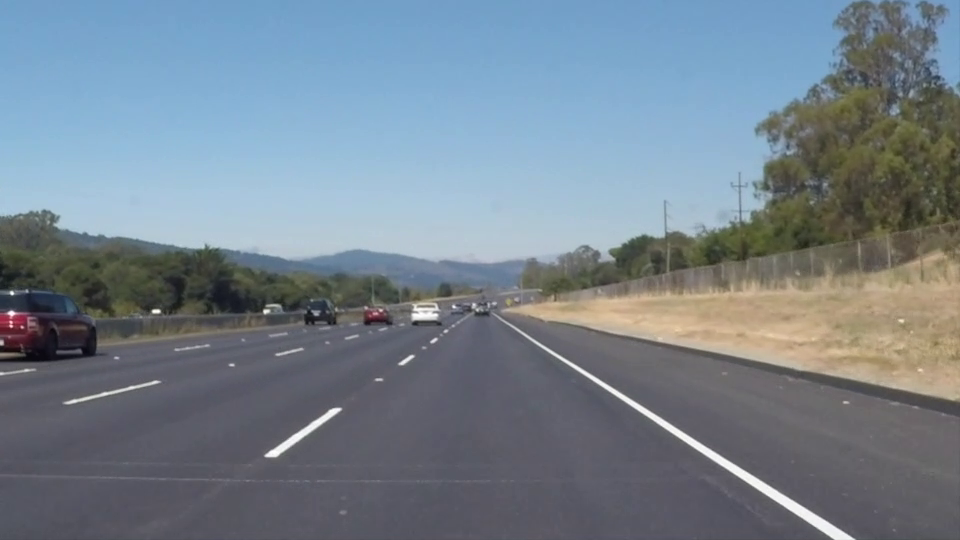
#> input picture frame 22 of solidWhiteRight.mp4, 960 x 540 px
$ jupyter execute Deteccion_Lineas_Carril.ipynb   (shell and % lines are left out)
#> lines starting #> are read from the running program, lines starting #| are printed output that depends on the picture; after the words box and inside, x2 and y2 are one past the last pixel; in counts of white or black regions, pixels touching at a corner belong together
# Detección de Líneas de Carril
## Proyecto Individual - Fundamentos de la Visión por Computador
## Dataset: Udacity Self-Driving Car Nanodegree

**Universidad de Deusto - Facultad de Ingeniería**

---

### Dataset Utilizado

Este proyecto utiliza los videos del dataset público **Udacity Self-Driving Car Nanodegree - Lane Lines Detection**:
- Repositorio: https://github.com/udacity/CarND-LaneLines-P1
- Videos: `solidWhiteRight.mp4`, `solidYellowLeft.mp4`
- Resolución: 960x540 píxeles
- Framerate: 25 FPS

### Técnicas Utilizadas

- Conversión a escala de grises
- Filtrado Gaussiano (reducción de ruido)
- Detección de bordes (algoritmo de Canny)
- Región de interés (ROI)
- Transformada de Hough para detección de líneas
- Suavizado temporal

---

## 1. Importación de Librerías y Configuración

[cell 1]
import cv2
import numpy as np
import matplotlib.pyplot as plt
from collections import deque
import time
import os

# Configuración de visualización
plt.rcParams['figure.figsize'] = (14, 8)
plt.rcParams['font.size'] = 10

print(f"OpenCV version: {cv2.__version__}")
print(f"NumPy version: {np.__version__}")

## 2. Verificar Dataset de Udacity

Antes de continuar, asegúrate de haber descargado los videos del dataset de Udacity.

[cell 2]
# Videos del dataset Udacity Self-Driving Car
UDACITY_VIDEOS = {
    'solidWhiteRight.mp4': 'https://github.com/udacity/CarND-LaneLines-P1/raw/master/test_videos/solidWhiteRight.mp4',
    'solidYellowLeft.mp4': 'https://github.com/udacity/CarND-LaneLines-P1/raw/master/test_videos/solidYellowLeft.mp4'
}

# Verificar qué videos están disponibles
available_videos = []
for video_name in UDACITY_VIDEOS.keys():
    if os.path.exists(video_name):
        available_videos.append(video_name)
        print(f"✓ Encontrado: {video_name}")
    else:
        print(f"✗ No encontrado: {video_name}")

if not available_videos:
    print("\n" + "="*70)
    print("⚠️  DESCARGA LOS VIDEOS DE UDACITY")
    print("="*70)
    print("\nDescarga al menos uno de estos videos y colócalo en esta carpeta:\n")
    for name, url in UDACITY_VIDEOS.items():
        print(f"  {name}:")
        print(f"  {url}\n")
else:
    VIDEO_PATH = available_videos[0]
    print(f"\n✓ Usando video: {VIDEO_PATH}")

## 3. Clase Principal: LaneDetector

[cell 3]
class LaneDetector:
    """
    Detector de líneas de carril usando técnicas clásicas de visión por computador.

    Pipeline:
    1. Conversión a escala de grises
    2. Suavizado Gaussiano
    3. Detección de bordes (Canny)
    4. Región de Interés (ROI)
    5. Transformada de Hough
    6. Separación izquierda/derecha por pendiente
    7. Regresión lineal
    8. Suavizado temporal
    """

    def __init__(self, buffer_size=10):
        # Buffers para suavizado temporal
        self.left_lines_buffer = deque(maxlen=buffer_size)
        self.right_lines_buffer = deque(maxlen=buffer_size)

        # Parámetros del detector de Canny
        self.canny_low = 50
        self.canny_high = 150

        # Parámetros de la transformada de Hough
        self.hough_rho = 2
        self.hough_theta = np.pi/180
        self.hough_threshold = 50
        self.hough_min_line_length = 40
        self.hough_max_line_gap = 100

    def process_frame(self, frame):
        """Procesa un frame completo del video."""
        height, width = frame.shape[:2]

        # 1. Escala de grises
        gray = cv2.cvtColor(frame, cv2.COLOR_BGR2GRAY)

        # 2. Suavizado Gaussiano
        blurred = cv2.GaussianBlur(gray, (5, 5), 0)

        # 3. Detección de bordes Canny
        edges = cv2.Canny(blurred, self.canny_low, self.canny_high)

        # 4. Región de interés (trapecio) - Ajustado para videos Udacity
        mask = np.zeros_like(edges)
        vertices = np.array([[
            (int(width * 0.05), height),
            (int(width * 0.45), int(height * 0.6)),
            (int(width * 0.55), int(height * 0.6)),
            (int(width * 0.95), height)
        ]], dtype=np.int32)
        cv2.fillPoly(mask, vertices, 255)
        roi_edges = cv2.bitwise_and(edges, mask)

        # 5. Transformada de Hough
        lines = cv2.HoughLinesP(roi_edges, self.hough_rho, self.hough_theta,
                                self.hough_threshold,
                                minLineLength=self.hough_min_line_length,
                                maxLineGap=self.hough_max_line_gap)

        # 6. Separar líneas izquierda/derecha
        left_lines, right_lines = [], []
        if lines is not None:
            for line in lines:
                x1, y1, x2, y2 = line[0]
                if x2 - x1 == 0:
                    continue
                slope = (y2 - y1) / (x2 - x1)
                if abs(slope) < 0.5:
                    continue
                if slope < 0 and (x1 + x2) / 2 < width / 2:
                    left_lines.append(line[0])
                elif slope > 0 and (x1 + x2) / 2 > width / 2:
                    right_lines.append(line[0])

        # 7. Ajustar líneas por regresión
        left_line = self._fit_line(left_lines, height)
        right_line = self._fit_line(right_lines, height)

        # 8. Suavizado temporal
        left_line = self._average_line(left_line, self.left_lines_buffer)
        right_line = self._average_line(right_line, self.right_lines_buffer)

        # Dibujar resultado
        result = self._draw_lanes(frame.copy(), left_line, right_line)

        return result, edges, roi_edges

    def _fit_line(self, lines, img_height):
        if not lines:
            return None
        points_x, points_y = [], []
        for x1, y1, x2, y2 in lines:
            points_x.extend([x1, x2])
            points_y.extend([y1, y2])
        if len(points_x) < 2:
            return None
        try:
            m, b = np.polyfit(points_x, points_y, 1)
            if m == 0:
                return None
            y_bottom, y_top = img_height, int(img_height * 0.6)
            x_bottom = int((y_bottom - b) / m)
            x_top = int((y_top - b) / m)
            return (x_bottom, y_bottom, x_top, y_top)
        except:
            return None

    def _average_line(self, current_line, buffer):
        if current_line is not None:
            buffer.append(current_line)
        if not buffer:
            return None
        return tuple(np.mean(buffer, axis=0).astype(int))

    def _draw_lanes(self, img, left_line, right_line):
        if left_line:
            cv2.line(img, (left_line[0], left_line[1]), (left_line[2], left_line[3]), (0, 255, 0), 10)
        if right_line:
            cv2.line(img, (right_line[0], right_line[1]), (right_line[2], right_line[3]), (0, 255, 0), 10)
        if left_line and right_line:
            pts = np.array([[left_line[0], left_line[1]], [left_line[2], left_line[3]],
                           [right_line[2], right_line[3]], [right_line[0], right_line[1]]], np.int32)
            overlay = img.copy()
            cv2.fillPoly(overlay, [pts], (0, 255, 0))
            img = cv2.addWeighted(overlay, 0.3, img, 0.7, 0)
        return img

    def reset(self):
        self.left_lines_buffer.clear()
        self.right_lines_buffer.clear()

print("✓ Clase LaneDetector cargada")

## 4. Cargar Video de Udacity y Mostrar Frame de Ejemplo

[cell 4]
# Verificar que tenemos un video
if 'VIDEO_PATH' not in dir() or not os.path.exists(VIDEO_PATH):
    raise FileNotFoundError("⚠️ Descarga primero un video de Udacity (ver celda 2)")

# Cargar información del video
cap = cv2.VideoCapture(VIDEO_PATH)
fps = int(cap.get(cv2.CAP_PROP_FPS))
width = int(cap.get(cv2.CAP_PROP_FRAME_WIDTH))
height = int(cap.get(cv2.CAP_PROP_FRAME_HEIGHT))
total_frames = int(cap.get(cv2.CAP_PROP_FRAME_COUNT))
duration = total_frames / fps

# Leer un frame de ejemplo
ret, sample_frame = cap.read()
#> sample_frame is the input picture: shape (540, 960, 3); mean B, G, R 141.9, 130.7, 117.7
cap.release()

print("="*50)
print("INFORMACIÓN DEL VIDEO - UDACITY DATASET")
print("="*50)
print(f"  Archivo:     {VIDEO_PATH}")
print(f"  Resolución:  {width}x{height}")
print(f"  FPS:         {fps}")
print(f"  Frames:      {total_frames}")
print(f"  Duración:    {duration:.1f} segundos")
print("="*50)

# Mostrar frame de ejemplo
if ret:
    plt.figure(figsize=(12, 6))
    plt.imshow(cv2.cvtColor(sample_frame, cv2.COLOR_BGR2RGB))
    plt.title(f'Frame de ejemplo - {VIDEO_PATH} (Udacity Dataset)')
    plt.axis('off')
    plt.show()

## 5. Visualización del Pipeline Completo

[cell 5]
def visualize_pipeline(frame, video_name, save_path='pipeline_visualization.png'):
    """
    Visualiza cada paso del pipeline de detección.
    """
#> called with video_name = 'solidWhiteRight.mp4', save_path = 'pipeline_visualization.png'
    detector = LaneDetector()
    height, width = frame.shape[:2]

    # Ejecutar cada paso del pipeline
    gray = cv2.cvtColor(frame, cv2.COLOR_BGR2GRAY)
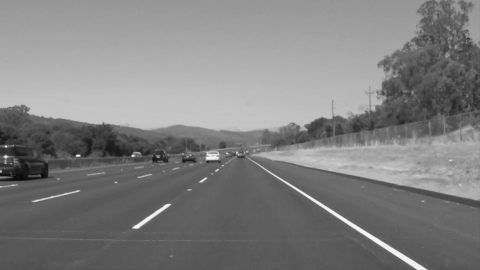
#> gray: shape (540, 960) (shown at 1/2 size); min 6, max 255, mean 128
    blurred = cv2.GaussianBlur(gray, (5, 5), 0)
    edges = cv2.Canny(blurred, 50, 150)
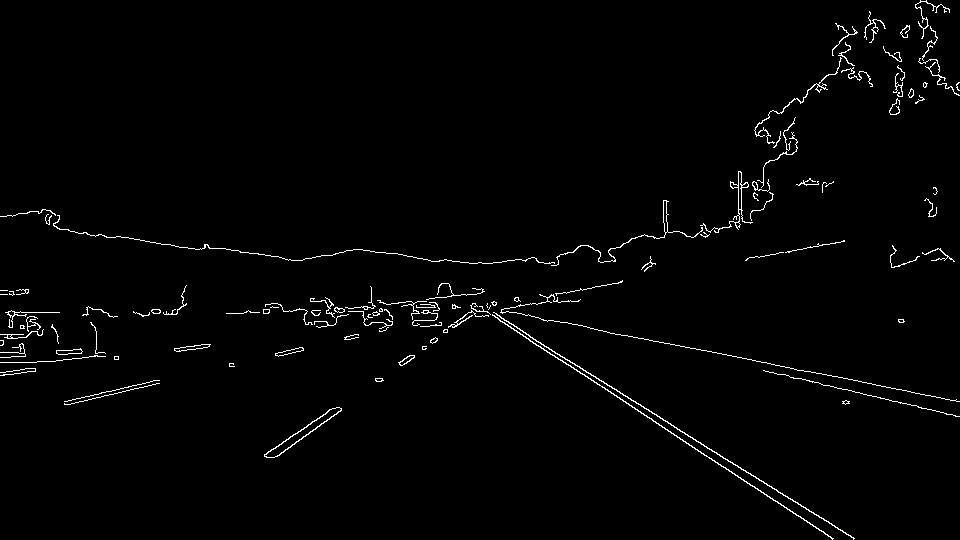
#> edges: shape (540, 960); 1.6% white in thin lines or dots

    # ROI
    mask = np.zeros_like(edges)
    vertices = np.array([[
        (int(width * 0.05), height),
        (int(width * 0.45), int(height * 0.6)),
        (int(width * 0.55), int(height * 0.6)),
        (int(width * 0.95), height)
    ]], dtype=np.int32)
    cv2.fillPoly(mask, vertices, 255)
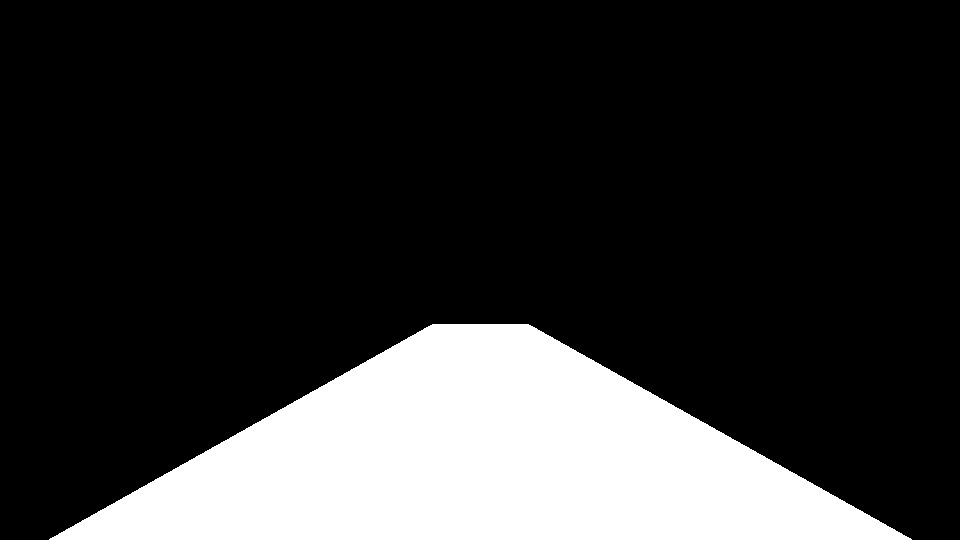
#> mask: shape (540, 960); 20% white; 1 white region, box (x1, y1, x2, y2) and area: (49, 324, 912, 540) 103848
    roi_edges = cv2.bitwise_and(edges, mask)
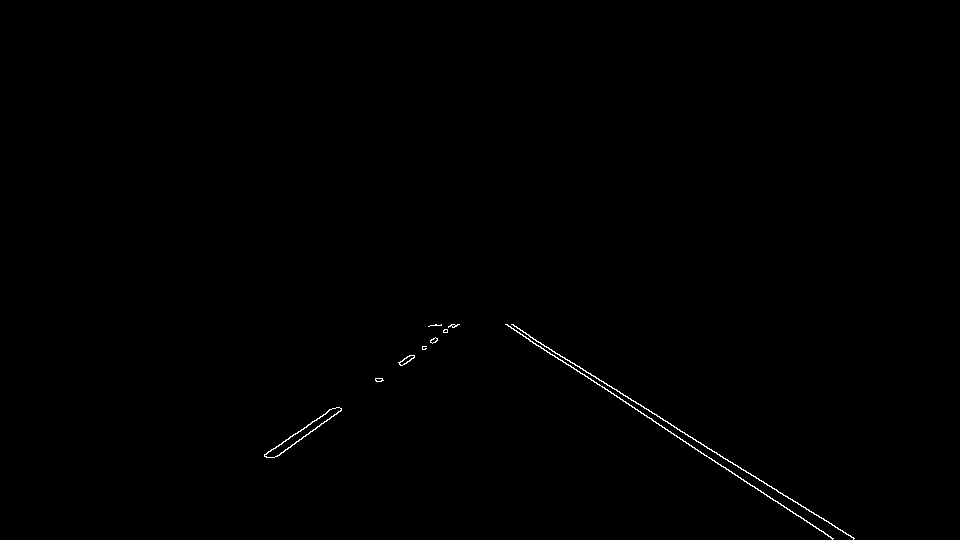
#> roi_edges: shape (540, 960); 0.29% white in thin lines or dots, all inside (x1, y1, x2, y2) = (264, 324, 855, 540)

    # Hough lines
    lines = cv2.HoughLinesP(roi_edges, 2, np.pi/180, 50, minLineLength=40, maxLineGap=100)
#> lines = [[511, 324, 854, 538], [530, 341, 833, 538], [505, 324, 679, 437], [290, 436, 452, 326], [276, 456, 458, 324], [264, 455, 329, 410]]
    hough_img = np.zeros((height, width, 3), dtype=np.uint8)
    if lines is not None:
        for line in lines:
            x1, y1, x2, y2 = line[0]
            cv2.line(hough_img, (x1, y1), (x2, y2), (0, 255, 0), 2)
#> this loop made 6 passes

    # Resultado final
    result, _, _ = detector.process_frame(frame)
#> the loop in process_frame, `for line in lines:` made 6 passes
#> (x1, y1, x2, y2, slope) on passes 1 to 6: (511, 324, 854, 538, 0.624), (530, 341, 833, 538, 0.65), (505, 324, 679, 437, 0.649), (290, 436, 452, 326, -0.679), (276, 456, 458, 324, -0.725), (264, 455, 329, 410, -0.692)
#> after the loop in process_frame, `for line in lines:`: left_lines = [[290, 436, 452, 326], [276, 456, 458, 324], [264, 455, 329, 410]]; right_lines = [[511, 324, 854, 538], [530, 341, 833, 538], [505, 324, 679, 437]]
#> the loop in _fit_line, `for x1, y1, x2, y2 in lines:` made 3 passes
#> after the loop in _fit_line, `for x1, y1, x2, y2 in lines:`: points_x = [290, 452, 276, 458, 264, 329]; points_y = [436, 326, 456, 324, 455, 410]
#> in _fit_line, `m, b = np.polyfit(points_x, points_y, 1)`: m = -0.695; b = 640.7
#> in _fit_line, `x_bottom = int((y_bottom - b) / m)`: x_bottom = 144
#> in _fit_line, `x_top = int((y_top - b) / m)`: x_top = 455
#> in process_frame, `left_line = self._fit_line(left_lines, height)`: left_line = (144, 540, 455, 324)
#> the loop in _fit_line (call 2), `for x1, y1, x2, y2 in lines:` made 3 passes
#> in process_frame, `right_line = self._fit_line(right_lines, height)`: right_line = (845, 540, 505, 324)
#> in _draw_lanes, `cv2.line(img, (right_line[0], right_line[1]), (right_line[2], right_li..`:
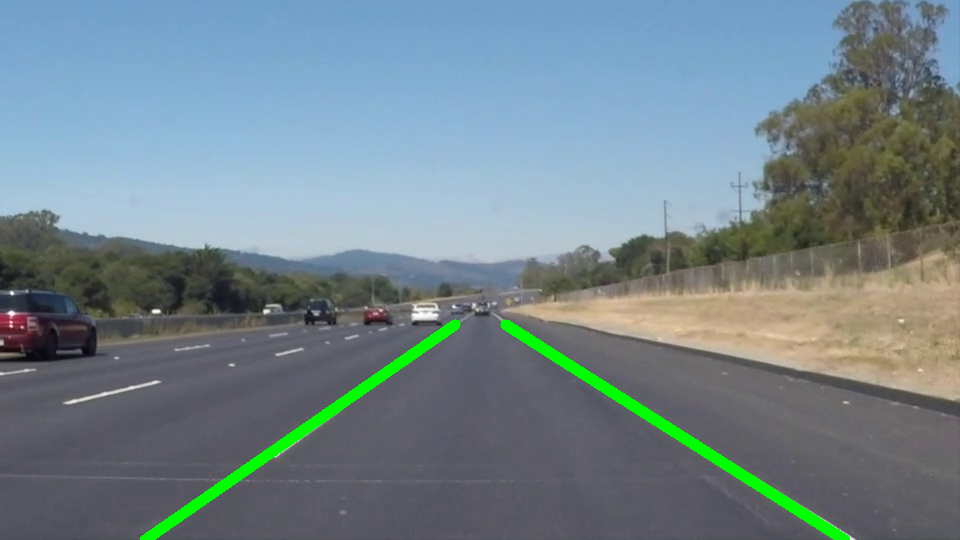
#> img: shape (540, 960, 3); mean of channels 0, 1, 2 139.3, 132.4, 115.2; drawn as B, G, R
#> in _draw_lanes, `pts = np.array([[left_line[0], left_line[1]], [left_line[2], left_line..`: pts = [[144, 540], [455, 324], [505, 324], [845, 540]]
#> in _draw_lanes, `cv2.fillPoly(overlay, [pts], (0, 255, 0))`:
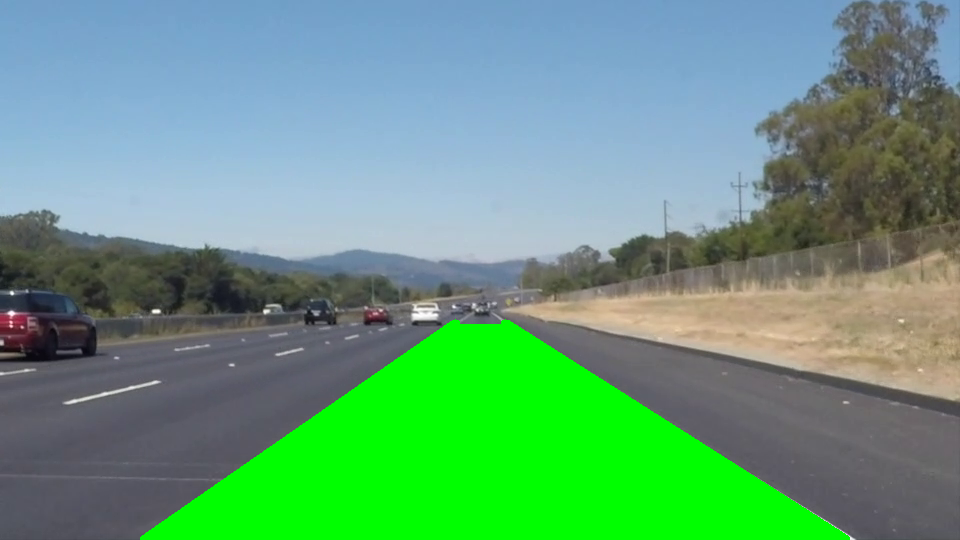
#> overlay: shape (540, 960, 3); 14.75% of pixels changed, all inside (x1, y1, x2, y2) = (156, 324, 834, 540); drawn as B, G, R
#> in _draw_lanes, `img = cv2.addWeighted(overlay, 0.3, img, 0.7, 0)`:
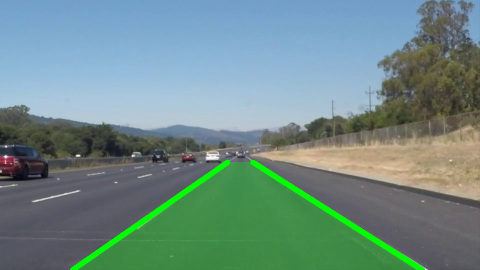
#> img: shape (540, 960, 3) (shown at 1/2 size); mean of channels 0, 1, 2 134.8, 139.7, 111.1; drawn as B, G, R

    # Crear figura
    fig, axes = plt.subplots(2, 4, figsize=(18, 9))
    fig.suptitle(f'Pipeline de Detección de Líneas de Carril - Dataset Udacity ({video_name})',
                 fontsize=14, fontweight='bold')

    # Fila 1
    axes[0,0].imshow(cv2.cvtColor(frame, cv2.COLOR_BGR2RGB))
    axes[0,0].set_title('1. Imagen Original')
    axes[0,0].axis('off')

    axes[0,1].imshow(gray, cmap='gray')
    axes[0,1].set_title('2. Escala de Grises')
    axes[0,1].axis('off')

    axes[0,2].imshow(blurred, cmap='gray')
    axes[0,2].set_title('3. Filtro Gaussiano (5x5)')
    axes[0,2].axis('off')

    axes[0,3].imshow(edges, cmap='gray')
    axes[0,3].set_title('4. Bordes (Canny 50-150)')
    axes[0,3].axis('off')

    # Fila 2
    roi_vis = frame.copy()
    cv2.polylines(roi_vis, vertices, True, (0, 0, 255), 3)
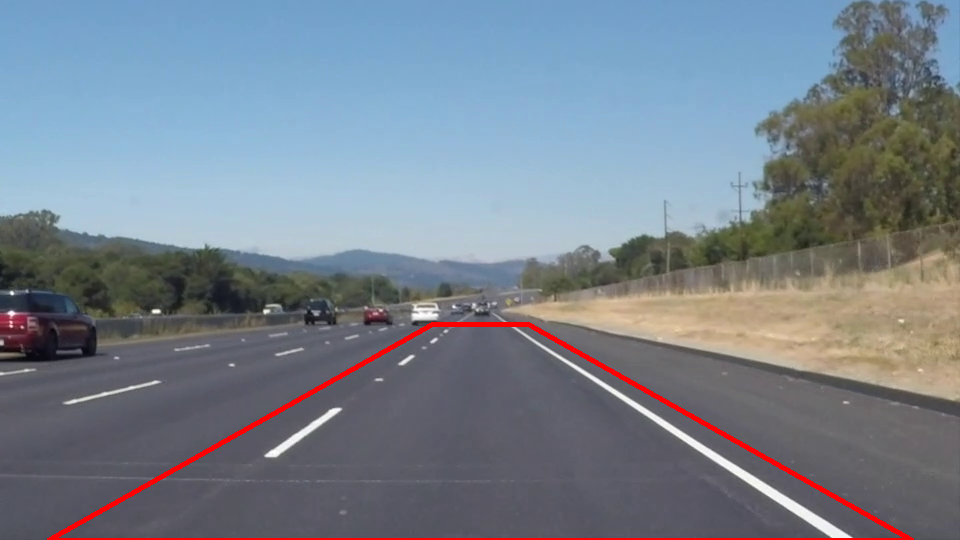
#> roi_vis: shape (540, 960, 3); 1.26% of pixels changed, all inside (x1, y1, x2, y2) = (47, 322, 914, 540)
    axes[1,0].imshow(cv2.cvtColor(roi_vis, cv2.COLOR_BGR2RGB))
    axes[1,0].set_title('5. Región de Interés (ROI)')
    axes[1,0].axis('off')

    axes[1,1].imshow(roi_edges, cmap='gray')
    axes[1,1].set_title('6. Bordes en ROI')
    axes[1,1].axis('off')

    axes[1,2].imshow(cv2.cvtColor(hough_img, cv2.COLOR_BGR2RGB))
    axes[1,2].set_title('7. Transformada de Hough')
    axes[1,2].axis('off')

    axes[1,3].imshow(cv2.cvtColor(result, cv2.COLOR_BGR2RGB))
    axes[1,3].set_title('8. Resultado Final')
    axes[1,3].axis('off')

    plt.tight_layout()
    plt.savefig(save_path, dpi=150, bbox_inches='tight')
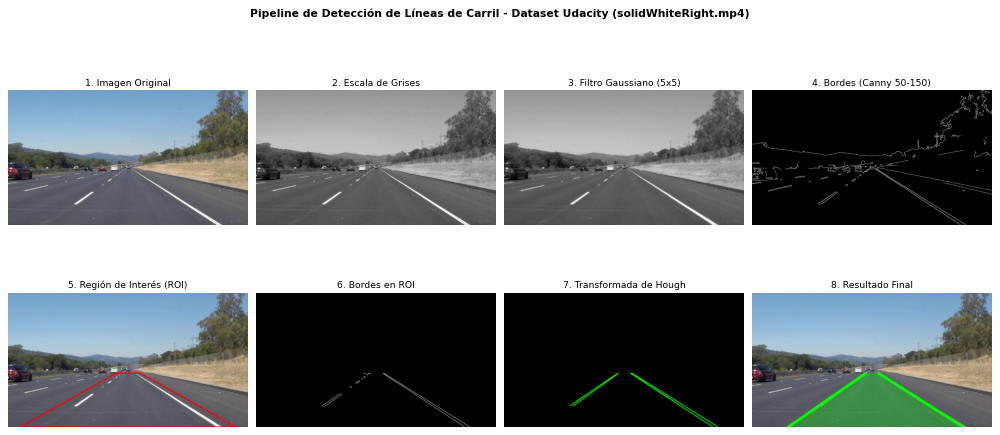
#> figure drawn by matplotlib, 8 panels
    plt.show()
    print(f"\n✓ Visualización guardada: {save_path}")
    return fig

# Ejecutar visualización con frame del video de Udacity
if ret:
    fig = visualize_pipeline(sample_frame, VIDEO_PATH)

## 6. Análisis de Rendimiento

[cell 6]
def analyze_performance(video_path, max_frames=100):
    """
    Analiza el rendimiento del detector en el video de Udacity.
    """
    detector = LaneDetector()
    cap = cv2.VideoCapture(video_path)

    if not cap.isOpened():
        print("Error: No se puede abrir el video")
        return None

    times = []
    detections_left = 0
    detections_right = 0
    total = 0

    while total < max_frames:
        ret, frame = cap.read()
        if not ret:
            break

        start = time.time()
        detector.process_frame(frame)
#> the loop in process_frame (call 2), `for line in lines:` made 6 passes
